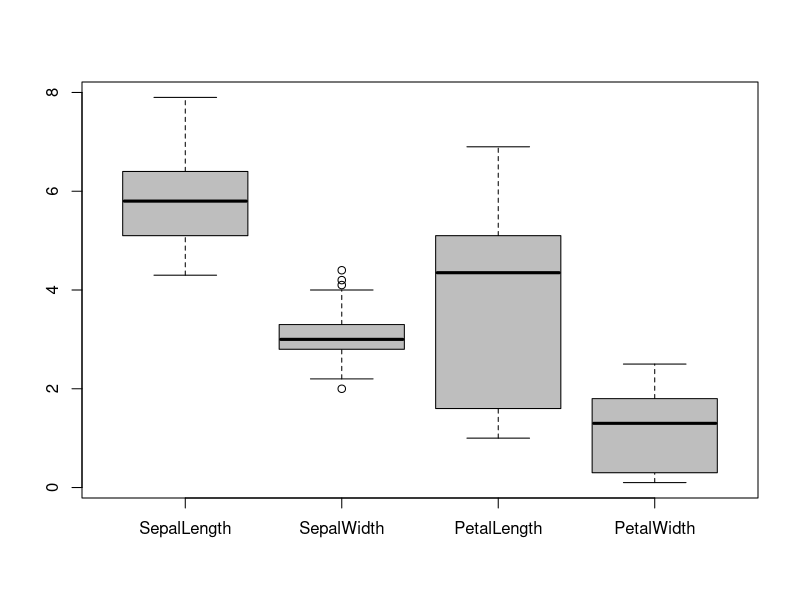

R code for this plot:
## ---- chunk 1
iris = read.csv("Iris.csv")
DrawBoxPlot <- function(df){
  n <- ncol(df)
  plot(NA,
     xaxt="n",
     type = "n",
     xlab = "",
     ylab = "",
     main = "",
     xlim = c(0.5, n+0.5),
     ylim = range(df))
  axis(side = 1, at = 1:n, labels = colnames(df))
  for (i in 1:n){
    stat = boxplot.stats(df[,i])
    out = stat$out
    xx = i
    lines(c(xx-0.2, xx+0.2), rep(stat$stats[1],2))
    lines(c(xx-0.2, xx+0.2), rep(stat$stats[5],2))
    lines(c(xx, xx), stat$stats[c(1,2)],lty = 2)
    lines(c(xx, xx), stat$stats[c(4,5)],lty = 2)
    polygon(c(xx-0.4, xx-0.4, xx+0.4, xx+0.4), stat$stats[c(2,4,4,2)], col = "grey")
    lines(c(xx-0.39, xx+0.39), rep(stat$stats[3],2), lwd = 3)
    points(rep(xx,length(out)), out)
  }
}

DrawBoxPlot(iris[,1:4])
